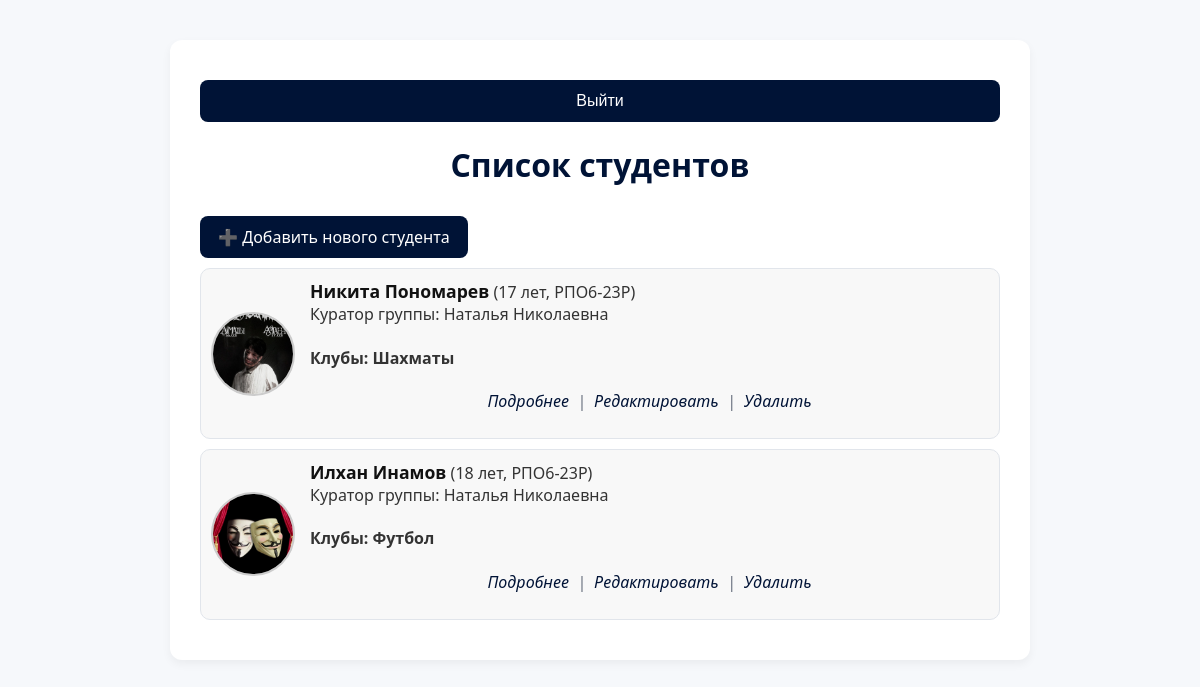
The app's page / (signed in) with its own data.
### nikitos/models.py (models this page shows, shortened)
class Student(models.Model):
    first_name = models.CharField(max_length=100)
    last_name = models.CharField(max_length=100)
    age = models.IntegerField()
    group = models.ForeignKey(Group, on_delete=models.CASCADE)
    photo = models.ImageField(upload_to='students/', blank=True, null=True, verbose_name="Фото")
    clubs = models.ManyToManyField(Club, blank=True)

class Group(models.Model):
    name = models.CharField(max_length=100)
    curator = models.CharField(max_length=100)

class Club(models.Model):
    name = models.CharField(max_length=100)

### nikitos/views.py (the view)
# urls.py: path('', views.student_list, name='student_list'),
@login_required
def student_list(request):
    students = Student.objects.all()
    return render(request, "students/index.html", {"students": students})

### nikitos/templates/students/index.html (shortened to what this page needs)
{% load static %}
<!DOCTYPE html>
<html lang="ru">
<head>
    <link rel="stylesheet" href="{% static 'css/style.css' %}">
</head>
<body>
    <div class="container">
        <form method="post" action="{% url 'logout' %}">
            <button type="submit">Выйти</button>
        </form>
        <h1>Список студентов</h1>
        <a href="{% url 'add_student' %}" class="add-btn">➕ Добавить нового студента</a>
        {% if students %}
            {% for student in students %}
                <div class="student-card">
                    {% if student.photo %}
                        <img src="{{ student.photo.url }}" alt="{{ student.first_name }}" class="student-photo">
                    {% else %}
                        <img src="{% static 'img/default-avatar.png' %}" alt="Нет фото" class="student-photo">
                    {% endif %}
                    <div class="student-info">
                        <strong>{{ student.first_name }} {{ student.last_name }}</strong>
                        ({{ student.age }} лет, {{ student.group.name }})<br>
                        Куратор группы: {{ student.group.curator }}
                        {% if student.clubs.all %}
                            {% for club in student.clubs.all %}
                            <h4>Клубы: {{ club.name }}</h4>
                            {% endfor %}
                        {% else %}
                            <p>Не состоит в клубах</p>
                        {% endif %}
                        <p>
                        <a href="{% url 'student_detail' student.id %}">Подробнее</a> |
                        <a href="{% url 'edit_student' student.id %}">Редактировать</a> |
                        <a href="{% url 'delete_student' student.id %}">Удалить</a>
                        </p>
                    </div>
                </div>
            {% endfor %}
        {% else %}
            <p>Студентов пока нет.</p>
        {% endif %}
    </div>
</body>
</html>

### nikitos/static/css/style.css (style rules this page uses)
:root { --bg: #f6f8fb; --card: #ffffff; --border: #e1e5eb; --text: #333; --muted: #6b7280; --accent: #001336; --accent-hover: #002164; --shadow: 0 4px 10px rgba(0, 0, 0, 0.05); }
body { font-family: "Segoe UI", Roboto, sans-serif; background-color: var(--bg); margin: 0; padding: 0; color: var(--text); }
.container { max-width: 800px; margin: 40px auto; background: var(--card); padding: 30px; border-radius: 12px; box-shadow: var(--shadow); }
h1 { text-align: center; color: var(--accent); margin-bottom: 30px; }
.add-btn { display: inline-block; text-decoration: none; background: var(--accent); color: white; padding: 10px 18px; border-radius: 8px; font-weight: 500; transition: 0.3s; }
.student-card { background: #fafbff; border: 1px solid var(--border); border-radius: 10px; padding: 15px 20px; margin-bottom: 15px; transition: 0.3s ease; }
.student-card strong { font-size: 1.1em; color: #111; }
.student-card a { color: var(--accent); text-decoration: none; margin: 0 4px; transition: color 0.2s; }
p { text-align: center; color: var(--muted); font-style: italic; }
form { display: flex; flex-direction: column; gap: 15px; }
button[type="submit"] { background: var(--accent); color: white; font-size: 1em; border: none; border-radius: 8px; padding: 12px; cursor: pointer; margin-top: 10px; transition: 0.3s; }
.student-card { display: flex; align-items: center; gap: 15px; background-color: #f8f8f8; padding: 10px; border-radius: 10px; margin: 10px 0; }
.student-photo { width: 80px; height: 80px; object-fit: cover; border-radius: 50%; border: 2px solid #ccc; }
.student-info { flex-grow: 1; }

### records on screen
Student: photo (picture), first_name "Никита", last_name "Пономарев", age "17", group.name "РПО6-23Р", group.curator "Наталья Николаевна"
Club: name "Шахматы"
Student: photo (picture), first_name "Илхан", last_name "Инамов", age "18", group.name "РПО6-23Р", group.curator "Наталья Николаевна"
Club: name "Футбол"
